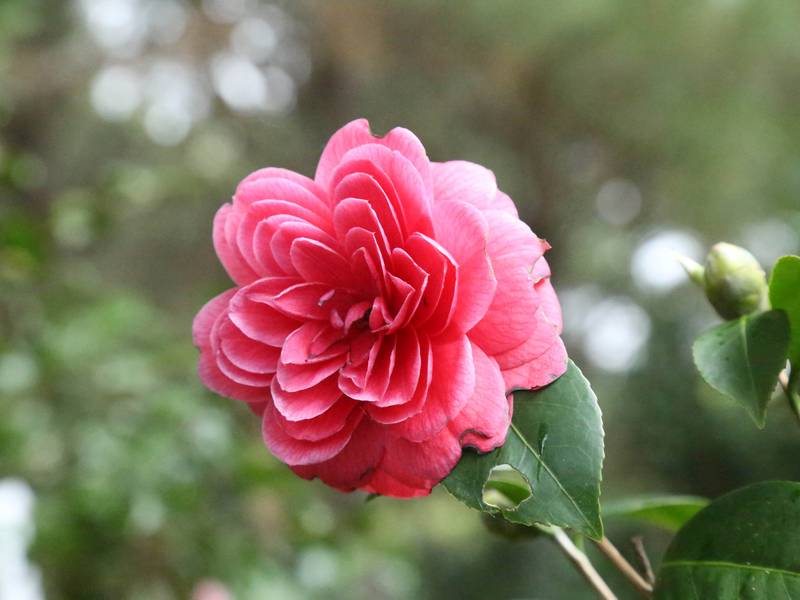
//> input picture Camellia_japonica.jpg, 800 x 600 px
$ ./trab2 Camellia_japonica.jpg   (built with g++ and OpenCV 4)
//> lines starting //> are read from the running program, lines starting //| are printed output that depends on the picture
### padding.h
#pragma once

#include <opencv2/opencv.hpp>


enum Padding
{
	NOT_PADDED = 0,
	WHITE_PADDED = 1,
	BLACK_PADDED = 2
};


void addBorder(const cv::Mat& pSrc, cv::Mat& pDst, const uchar pBorderValue, const unsigned int pBorderSize);

### spacialFiltering.h
#pragma once

#include "padding.h"
#include <opencv2/opencv.hpp>
#include <vector>


void medianFilter(const cv::Mat& pSrc, cv::Mat& pDst, const unsigned int size = 3, const Padding pPad = NOT_PADDED);

### convolution.h
#pragma once

#include <opencv2/opencv.hpp>


enum Padding
{
	NOT_PADDED = 0,
	WHITE_PADDED = 1,
	BLACK_PADDED = 2
};


void conv2d(const cv::Mat& pSrc, const cv::Mat& pKernel, cv::Mat& pDst, const Padding pPad = NOT_PADDED);

void weightedConv2d(const cv::Mat& pSrc, const cv::Mat& pKernel, cv::Mat& pDst, const Padding pPad = NOT_PADDED);

void addBorder(const cv::Mat& pSrc, cv::Mat& pDst, const uchar pBorderValue, const unsigned int pBorderSize);

void sobelFilter(const cv::Mat& pSrc, cv::Mat& pDst, const Padding pPad = NOT_PADDED);

### convolution.cpp
#include "convolution.h"
#include "padding.h"

#include <cstdio>
#include <cmath>
#include <algorithm>


void conv2d(const cv::Mat& pSrc, const cv::Mat& pKernel, cv::Mat& pDst, const Padding pPad)
{
    unsigned int kRows_2 = pKernel.rows / 2;
    unsigned int kCols_2 = pKernel.cols / 2;

    // PB: essa soma com 1 e o resto eh p garantir q funciona par e impar
    pDst = cv::Mat::zeros(pSrc.rows + 1 - pKernel.rows,
                          pSrc.cols + 1 - pKernel.cols,
                          CV_8U);

    int endR = kRows_2 + (pKernel.rows % 2);
    int endC = kCols_2 + (pKernel.cols % 2);

    // PB: percorre de 1 .. size-1 tanto se for impar ou par
    for (unsigned int row = kRows_2; row < pSrc.rows + 1 - (kRows_2 + (pKernel.rows % 2)); ++row)
    {
        for (unsigned int col = kCols_2; col < pSrc.cols + 1 - (kCols_2 + (pKernel.cols % 2)); ++col)
        {
            int accumulation = 0;

            for (int i = -(int)kRows_2; i < endR; ++i)
            {
                for (int j = -(int)kCols_2; j < endC; ++j)
                {
                    accumulation += (int)pSrc.at<uchar>(row+i, col+j) * pKernel.at<int>(kRows_2+i, kCols_2+j);
                }
            }

            //pDst.at<uchar>(row, col) = (uchar)(accumulation / kernelSum);
            pDst.at<uchar>(row - kRows_2, col - kCols_2) = (uchar)std::max(0, std::min(255, accumulation));
        }
    }
}


void weightedConv2d(const cv::Mat& pSrc, const cv::Mat& pKernel, cv::Mat& pDst, const Padding pPad)
{
    cv::Mat src;

    switch (pPad)
    {
        case WHITE_PADDED:
            addBorder(pSrc, src, 255, pKernel.rows / 2);
            break;

        case BLACK_PADDED:
            addBorder(pSrc, src, 0, pKernel.rows / 2);
            break;

        default:
            src = pSrc.clone();
            break;
    }

    // PB: essa soma com 1 e o resto eh p garantir q funciona par e impar
    pDst = cv::Mat::zeros(src.rows + 1 - pKernel.rows,
                          src.cols + 1 - pKernel.cols,
                          CV_8U);

    int kernelSum = 0;
    unsigned int kRows_2 = pKernel.rows / 2;
    unsigned int kCols_2 = pKernel.cols / 2;

    int endR = kRows_2 + (pKernel.rows % 2);
    int endC = kCols_2 + (pKernel.cols % 2);

    // PB: soma com resto da divisao por 2 eh para garantir que funciona tanto
    //   com kernel de tamanho impar quanto par
    for (int i = 0; i < pKernel.rows; ++i)
    {
        for (int j = 0; j < pKernel.cols; ++j)
        {
            kernelSum += pKernel.at<int>(i, j);
        }
    }

    // PB: percorre de 1 .. size-1 tanto se for impar ou par
    for (unsigned int row = kRows_2; row < src.rows + 1 - (kRows_2 + (pKernel.rows % 2)); ++row)
    {
        for (unsigned int col = kCols_2; col < src.cols + 1 - (kCols_2 + (pKernel.cols % 2)); ++col)
        {
            int accumulation = 0;

            for (int i = -(int)kRows_2; i < endR; ++i)
            {
                for (int j = -(int)kCols_2; j < endC; ++j)
                {
                    accumulation += (int)src.at<uchar>(row+i, col+j) * pKernel.at<int>(kRows_2+i, kCols_2+j);
                }
            }

            pDst.at<uchar>(row - kRows_2, col - kCols_2) = (uchar)std::max(0, std::min(255, accumulation/kernelSum));
        }
    }
}


void sobelFilter(const cv::Mat& pSrc, cv::Mat& pDst, const Padding pPad)
{
    cv::Mat src;

    switch (pPad)
    {
        case WHITE_PADDED:
            addBorder(pSrc, src, 255, 1);
            break;

        case BLACK_PADDED:
            addBorder(pSrc, src, 0, 1);
            break;

        default:
            src = pSrc.clone();
            break;
    }

    // PB: essa soma com 1 e o resto eh p garantir q funciona par e impar
    pDst = cv::Mat::zeros(src.rows - 2,
                          src.cols - 2,
                          CV_8U);

    int sobelXValues[9] = {1, 0, -1,
                           2, 0, -2,
                           1, 0, -1};
    int sobelYValues[9] = { 1,  2,  1,
                            0,  0,  0,
                           -1, -2, -1};
    cv::Mat gxKernel = cv::Mat(3, 3, CV_32S, sobelXValues);
    cv::Mat gyKernel = cv::Mat(3, 3, CV_32S, sobelYValues);

    // PB: percorre de 1 .. size-1 tanto se for impar ou par
    for (unsigned int row = 1; row < src.rows - 1; ++row)
    {
        for (unsigned int col = 1; col < src.cols - 1; ++col)
        {
            int accX = 0;
            int accY = 0;

            for (int i = -1; i < 2; ++i)
            {
                for (int j = -1; j < 2; ++j)
                {
                    accX += (int)src.at<uchar>(row+i, col+j) * gxKernel.at<int>(1+i, 1+j);
                    accY += (int)src.at<uchar>(row+i, col+j) * gyKernel.at<int>(1+i, 1+j);
                }
            }

            int magnitude = std::sqrt(accX * accX + accY * accY);
            pDst.at<uchar>(row - 1, col - 1) = (uchar)std::max(0, std::min(255, magnitude));
        }
    }
}

### trab2.cpp
#include <string>
#include <opencv2/opencv.hpp>
#include <vector>

#include "convolution.h"
#include "spacialFiltering.h"


int main(int argc, const char** argv)
{
	if (2 > argc)
	{
		std::cout << "Error: incorrect number of args.\n"
				   << "Usage: " << argv[0] << " <image>\n";
		return -1;
	}

	std::string filename(argv[1]);

	cv::Mat img = cv::imread(filename, cv::IMREAD_GRAYSCALE);
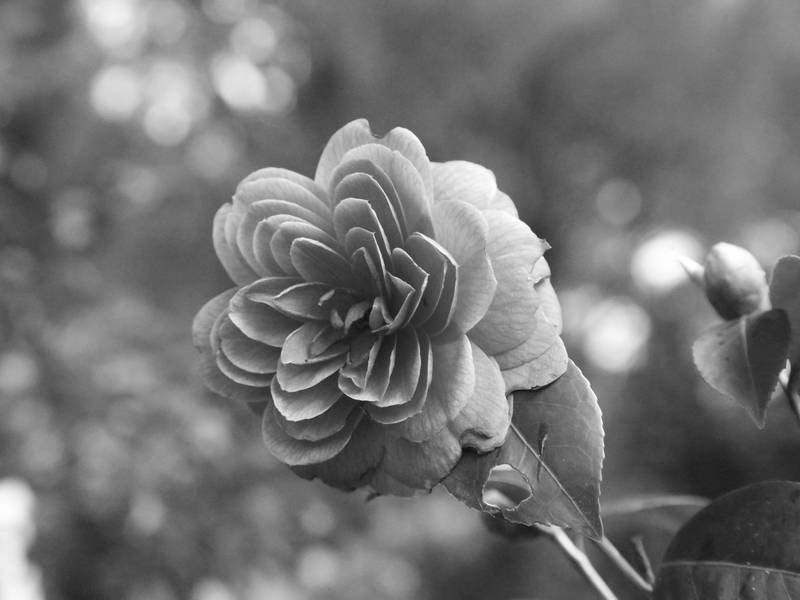
//> img: 600 rows x 800 cols, CV_8UC1; min 5, max 255, mean 116.3

	if (img.empty())
	{
		std::cerr << "Error: Cannot read " << filename << "\n";
		return -1;
	}


    // Imagem original
	cv::imshow(filename, img);


    // Average
    int averageValues[25] = {1, 1, 1, 1, 1,
                             1, 1, 1, 1, 1,
                             1, 1, 1, 1, 1,
                             1, 1, 1, 1, 1,
                             1, 1, 1, 1, 1};
    cv::Mat averageMask = cv::Mat(5, 5, CV_32S, averageValues);

    cv::Mat averageImg;
    weightedConv2d(img, averageMask, averageImg);

    cv::imshow("average", averageImg);


    // Weighted average
    int wAvgValues[9] = {2, 4, 2,
                         4, 8, 4,
                         2, 4, 2};
    cv::Mat wAvgMask = cv::Mat(3, 3, CV_32S, wAvgValues);

    cv::Mat wAvgImg;
    weightedConv2d(img, wAvgMask, wAvgImg);

    cv::imshow("wAvg", wAvgImg);


    // Sobel X
    int sobelXValues[9] = {1, 0, -1,
                           2, 0, -2,
                           1, 0, -1};
    cv::Mat sobelXMask = cv::Mat(3, 3, CV_32S, sobelXValues);

    cv::Mat sobelXImg;
    conv2d(img, sobelXMask, sobelXImg);
//> after the loop in conv2d, `for (unsigned int row = kRows_2; row < pSrc.rows + 1 - (kRows_2 + (pKe..`:
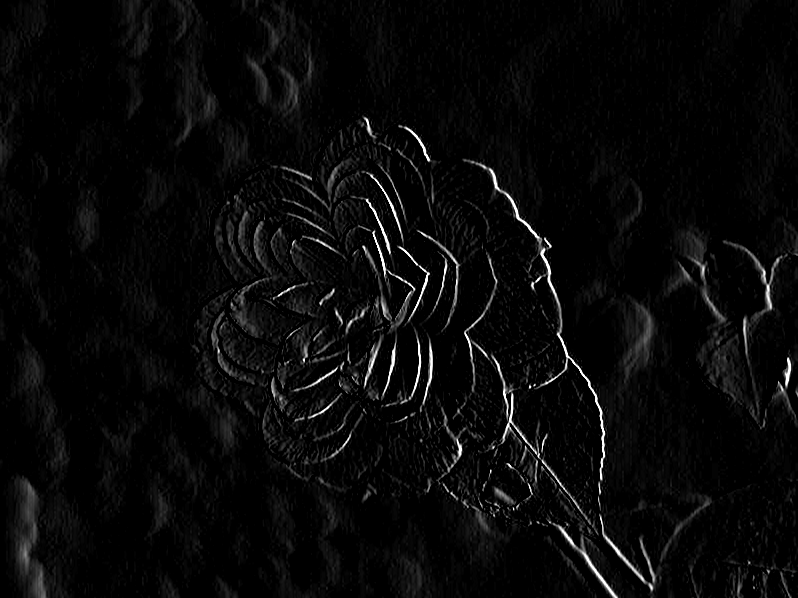
//> pDst: 598 rows x 798 cols, CV_8UC1; min 0, max 255, mean 8.9

    cv::imshow("sobelX", sobelXImg);


    // Sobel Y
    int sobelYValues[9] = { 1,  2,  1,
                            0,  0,  0,
                           -1, -2, -1};
    cv::Mat sobelYMask = cv::Mat(3, 3, CV_32S, sobelYValues);

    cv::Mat sobelYImg;
    conv2d(img, sobelYMask, sobelYImg);
//> after the loop in conv2d (call 2), `for (unsigned int row = kRows_2; row < pSrc.rows + 1 - (kRows_2 + (pKe..`:
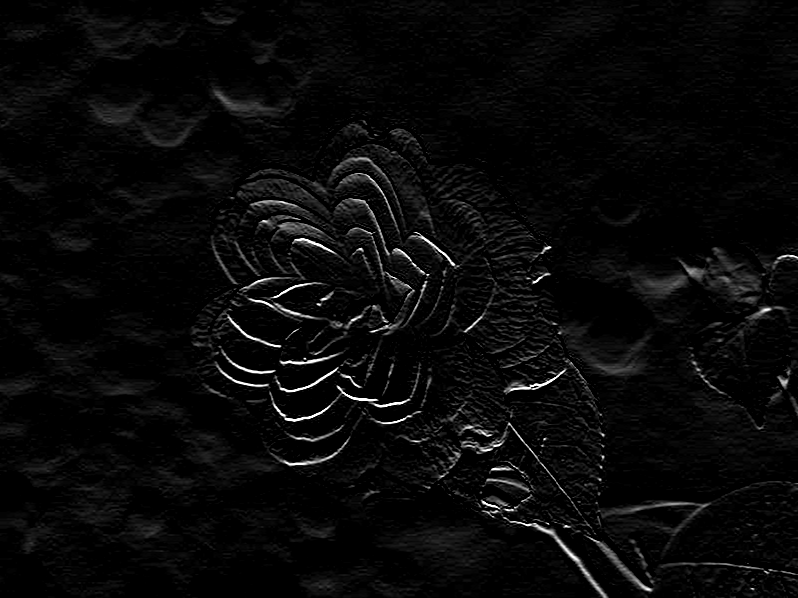
//> pDst: 598 rows x 798 cols, CV_8UC1; min 0, max 255, mean 8.9

    cv::imshow("sobelY", sobelYImg);


    // Sobel
    cv::Mat sobelImg;
    sobelFilter(img, sobelImg);
//> after the loop in sobelFilter, `for (unsigned int row = 1; row < src.rows - 1; ++row)`:
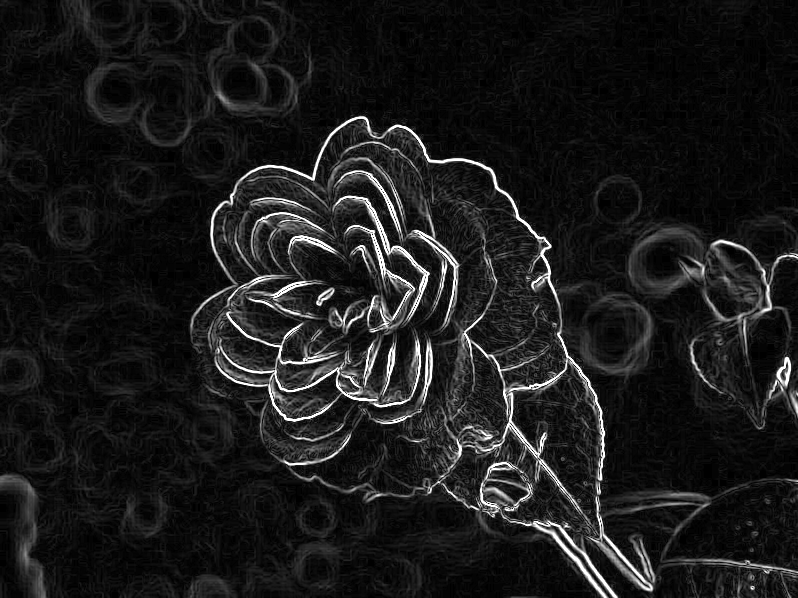
//> pDst: 598 rows x 798 cols, CV_8UC1; min 0, max 255, mean 26.9
    cv::imshow("sobel", sobelImg);


    // Laplacian
    int laplacianValues[9] = {0,-1,0,
    						 -1,4,-1,
    						 0,-1, 0};
    const cv::Mat laplacianMask = cv::Mat(3, 3 ,CV_32S ,laplacianValues);

    cv::Mat laplacianImg;
    conv2d(img, laplacianMask, laplacianImg);
//> after the loop in conv2d (call 3), `for (unsigned int row = kRows_2; row < pSrc.rows + 1 - (kRows_2 + (pKe..`:
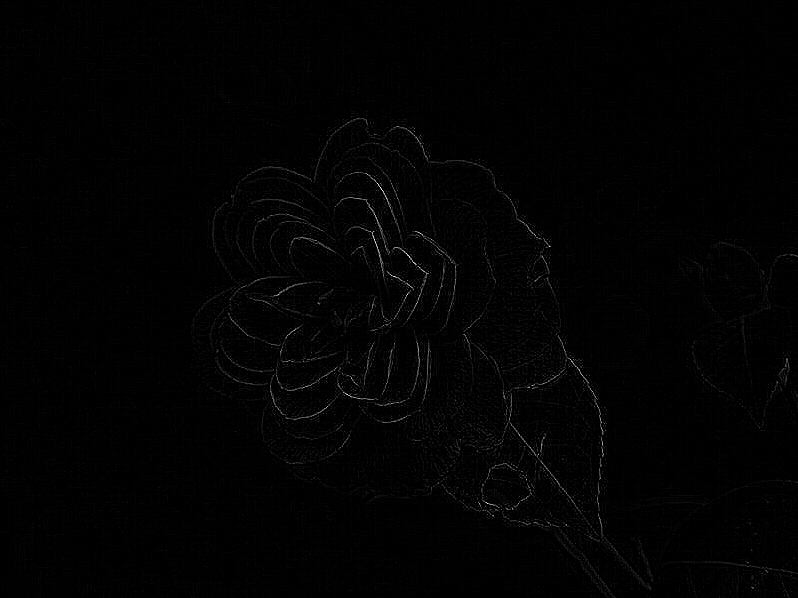
//> pDst: 598 rows x 798 cols, CV_8UC1; min 0, max 255, mean 2.3
    cv::imshow("laplacian", laplacianImg);


    // Highboost
    int c = 1;
    int highboostValues[9] = {-1,  -1, -1,
                              -1, c+8, -1,
                              -1,  -1, -1};
    cv::Mat highboostMask = cv::Mat(3, 3, CV_32S, highboostValues);

    cv::Mat highboostImg;
    conv2d(img, highboostMask, highboostImg);
//> after the loop in conv2d (call 4), `for (unsigned int row = kRows_2; row < pSrc.rows + 1 - (kRows_2 + (pKe..`:
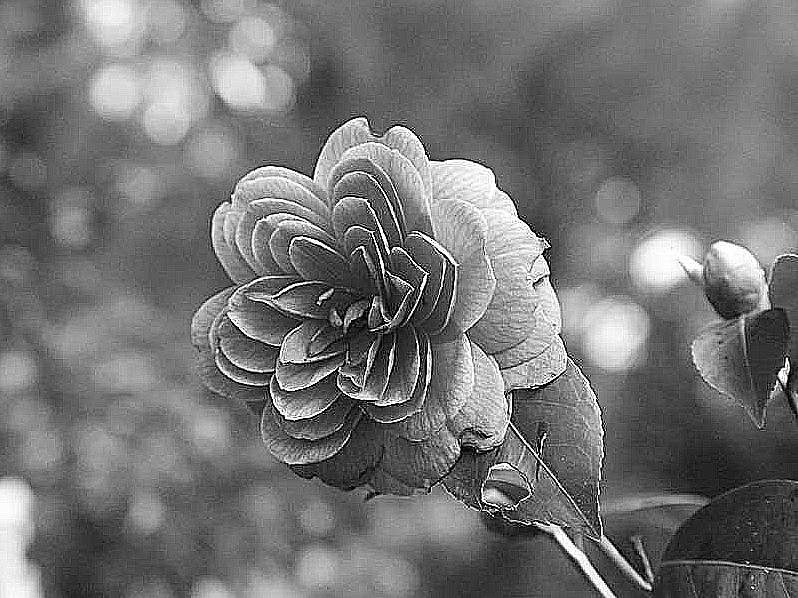
//> pDst: 598 rows x 798 cols, CV_8UC1; min 0, max 255, mean 115.9

    cv::imshow("highboost", highboostImg);


    // Median
    cv::Mat medianImg;
//> (the run ends here: the program needs code that is not available in this run, at `medianFilter(img, medianImg);`)

$ run again, on chroma_key.jpg
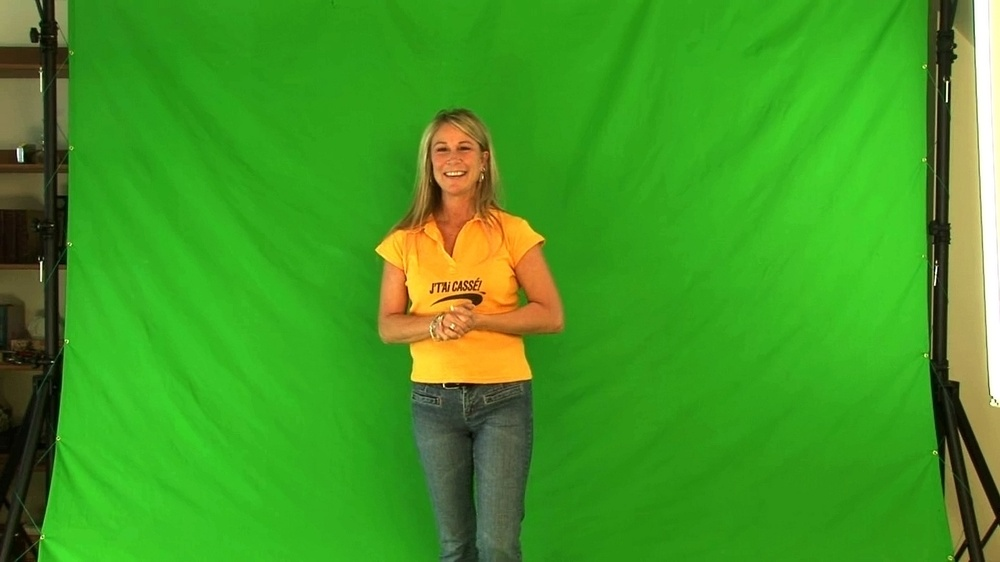
//> input picture chroma_key.jpg, 1000 x 562 px, shrunk from 1920 x 1080 before the run
//> after the loop in conv2d (call 3), `for (unsigned int row = kRows_2; row < pSrc.rows + 1 - (kRows_2 + (pKe..`:
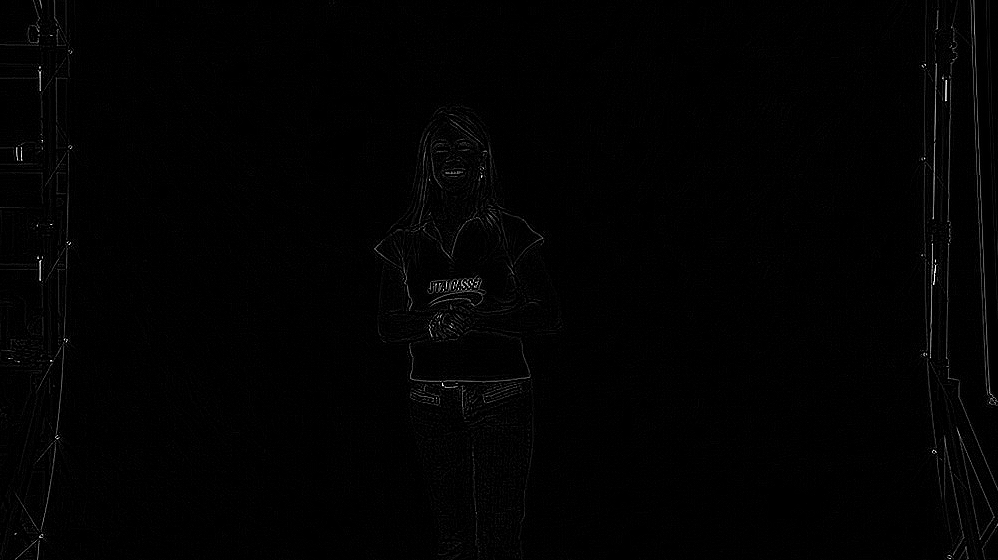
//> pDst: 560 rows x 998 cols, CV_8UC1; min 0, max 255, mean 2.2
//> after the loop in conv2d (call 4), `for (unsigned int row = kRows_2; row < pSrc.rows + 1 - (kRows_2 + (pKe..`:
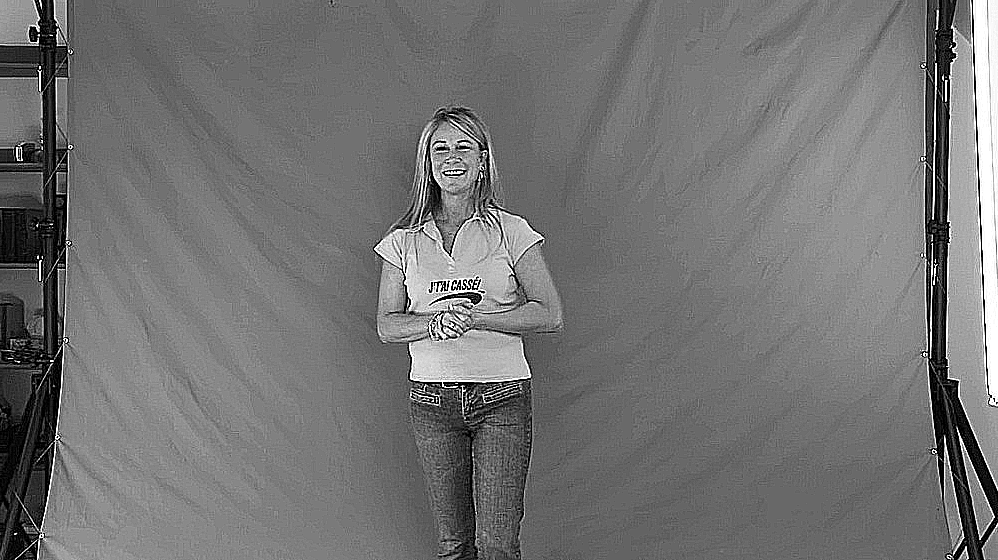
//> pDst: 560 rows x 998 cols, CV_8UC1; min 0, max 255, mean 115.3
